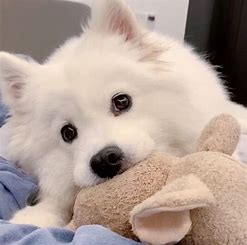
#> input picture related_data/dog.jpg, 247 x 245 px
$ python '011_NumPy_图像的变换.py'
#> lines starting #> are read from the running program, lines starting #| are printed output that depends on the picture
from PIL import Image
import numpy as np

# 像素值翻转
a = np.array(Image.open("related_data/dog.jpg"))
#> a is the input picture: shape (245, 247, 3); mean R, G, B 176.5, 158.3, 149.1
print(a.shape, a.dtype)
#| (245, 247, 3) uint8
b = [255, 255, 255] - a
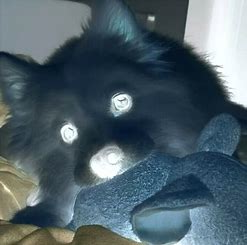
#> b: shape (245, 247, 3) int64; mean R, G, B 78.5, 96.7, 105.9
# Image.fromarray 数组转图像Image对象
im = Image.fromarray(b.astype('uint8'))
im.save("related_data/dog_reverse_trans.jpg")

# .convert('L') 将彩色图片转换灰度值图片 灰度值翻转
a = np.array(Image.open("related_data/dog.jpg").convert('L'))
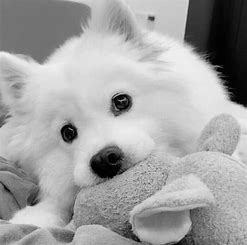
#> a: shape (245, 247); min 0, max 243, mean 162.7
b = 255 - a
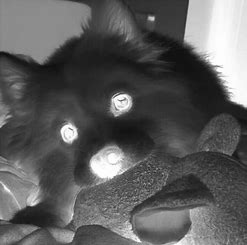
#> b: shape (245, 247); min 12, max 255, mean 92.3
im = Image.fromarray(b.astype('uint8'))
im.save('related_data/dog_gray_trans.jpg')

# 区间变换
c = (100/255)*a + 150
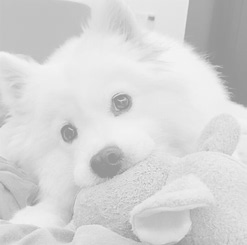
#> c: shape (245, 247) float64; min 150, max 245.3, mean 213.8
im = Image.fromarray(c.astype('uint8'))
#> im: PIL image 247x245 L
im.save('related_data/dog_interval_trans.jpg')

# 像素平方
d = 255 * (a/255) ** 2
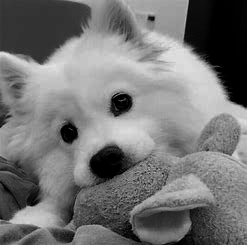
#> d: shape (245, 247) float64; min 0, max 231.6, mean 117.6
im = Image.fromarray(d.astype('uint8'))
im.save('related_data/dog_square_trans.jpg')
